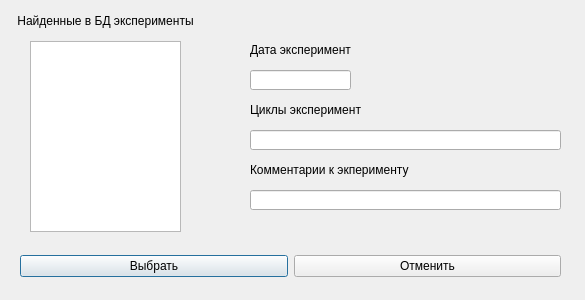
<?xml version="1.0" encoding="UTF-8"?>
<ui version="4.0">
 <class>Dialog</class>
 <widget class="QDialog" name="Dialog">
  <property name="geometry">
   <rect>
    <x>0</x>
    <y>0</y>
    <width>585</width>
    <height>300</height>
   </rect>
  </property>
  <property name="sizePolicy">
   <sizepolicy hsizetype="Fixed" vsizetype="Fixed">
    <horstretch>0</horstretch>
    <verstretch>0</verstretch>
   </sizepolicy>
  </property>
  <property name="minimumSize">
   <size>
    <width>585</width>
    <height>300</height>
   </size>
  </property>
  <property name="maximumSize">
   <size>
    <width>585</width>
    <height>300</height>
   </size>
  </property>
  <property name="windowTitle">
   <string>Эксперименты</string>
  </property>
  <widget class="QWidget" name="layoutWidget">
   <property name="geometry">
    <rect>
     <x>20</x>
     <y>250</y>
     <width>541</width>
     <height>33</height>
    </rect>
   </property>
   <layout class="QHBoxLayout">
    <property name="spacing">
     <number>6</number>
    </property>
    <property name="leftMargin">
     <number>0</number>
    </property>
    <property name="topMargin">
     <number>0</number>
    </property>
    <property name="rightMargin">
     <number>0</number>
    </property>
    <property name="bottomMargin">
     <number>0</number>
    </property>
    <item>
     <widget class="QPushButton" name="okButton">
      <property name="text">
       <string>Выбрать</string>
      </property>
     </widget>
    </item>
    <item>
     <widget class="QPushButton" name="cancelButton">
      <property name="text">
       <string>Отменить</string>
      </property>
     </widget>
    </item>
   </layout>
  </widget>
  <widget class="QLabel" name="lblFind">
   <property name="geometry">
    <rect>
     <x>10</x>
     <y>10</y>
     <width>191</width>
     <height>21</height>
    </rect>
   </property>
   <property name="text">
    <string>Найденные в БД эксперименты</string>
   </property>
   <property name="alignment">
    <set>Qt::AlignCenter</set>
   </property>
  </widget>
  <widget class="QListWidget" name="listWidget">
   <property name="geometry">
    <rect>
     <x>30</x>
     <y>41</y>
     <width>151</width>
     <height>191</height>
    </rect>
   </property>
  </widget>
  <widget class="QLabel" name="lblFind_2">
   <property name="geometry">
    <rect>
     <x>250</x>
     <y>40</y>
     <width>101</width>
     <height>20</height>
    </rect>
   </property>
   <property name="text">
    <string>Дата эксперимента</string>
   </property>
   <property name="alignment">
    <set>Qt::AlignLeading|Qt::AlignLeft|Qt::AlignVCenter</set>
   </property>
  </widget>
  <widget class="QLineEdit" name="leDate">
   <property name="geometry">
    <rect>
     <x>250</x>
     <y>70</y>
     <width>101</width>
     <height>20</height>
    </rect>
   </property>
  </widget>
  <widget class="QLineEdit" name="leCicles">
   <property name="geometry">
    <rect>
     <x>250</x>
     <y>130</y>
     <width>311</width>
     <height>20</height>
    </rect>
   </property>
  </widget>
  <widget class="QLabel" name="lblFind_3">
   <property name="geometry">
    <rect>
     <x>250</x>
     <y>100</y>
     <width>111</width>
     <height>20</height>
    </rect>
   </property>
   <property name="text">
    <string>Циклы эксперимента</string>
   </property>
   <property name="alignment">
    <set>Qt::AlignLeading|Qt::AlignLeft|Qt::AlignVCenter</set>
   </property>
  </widget>
  <widget class="QLineEdit" name="leComm">
   <property name="geometry">
    <rect>
     <x>250</x>
     <y>190</y>
     <width>311</width>
     <height>20</height>
    </rect>
   </property>
  </widget>
  <widget class="QLabel" name="lblFind_4">
   <property name="geometry">
    <rect>
     <x>250</x>
     <y>160</y>
     <width>161</width>
     <height>20</height>
    </rect>
   </property>
   <property name="text">
    <string>Комментарии к экперименту</string>
   </property>
   <property name="alignment">
    <set>Qt::AlignLeading|Qt::AlignLeft|Qt::AlignVCenter</set>
   </property>
  </widget>
 </widget>
 <resources/>
 <connections>
  <connection>
   <sender>okButton</sender>
   <signal>clicked()</signal>
   <receiver>Dialog</receiver>
   <slot>accept()</slot>
   <hints>
    <hint type="sourcelabel">
     <x>278</x>
     <y>253</y>
    </hint>
    <hint type="destinationlabel">
     <x>96</x>
     <y>254</y>
    </hint>
   </hints>
  </connection>
  <connection>
   <sender>cancelButton</sender>
   <signal>clicked()</signal>
   <receiver>Dialog</receiver>
   <slot>reject()</slot>
   <hints>
    <hint type="sourcelabel">
     <x>369</x>
     <y>253</y>
    </hint>
    <hint type="destinationlabel">
     <x>179</x>
     <y>282</y>
    </hint>
   </hints>
  </connection>
 </connections>
</ui>
